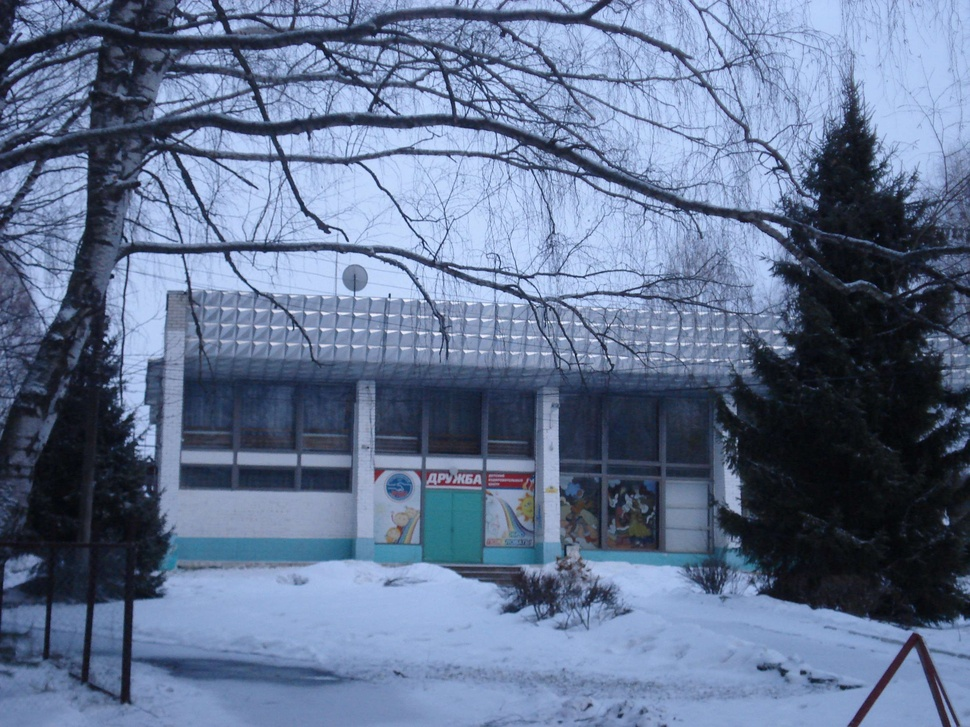
#> input picture 7-8/image.jpg, 970 x 727 px, shrunk from 2816 x 2112 before the run
$ jupyter execute Untitled.ipynb
#> lines starting #> are read from the running program, lines starting #| are printed output that depends on the picture
[cell 1]
import numpy as np
import cv2
from collections import Counter
import struct
import os
import matplotlib.pyplot as plt

image = cv2.imread('image.jpg', cv2.IMREAD_GRAYSCALE)
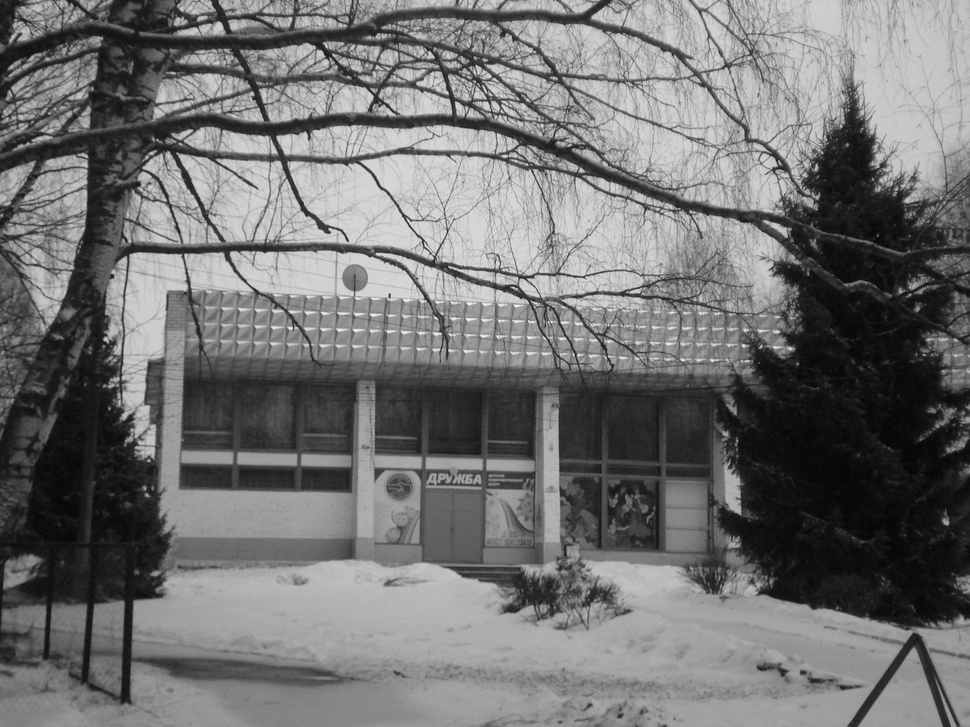
#> image: shape (727, 970); min 3, max 247, mean 113.7
print(f"Размер исходного изображения: {image.shape}")
#| Размер исходного изображения: (727, 970)

height, width = image.shape
#> height = 727; width = 970
if height % 2 != 0:
    image = image[:height-1, :]
#> image: shape (726, 970)
if width % 2 != 0:
    image = image[:, :width-1]

def save_monochrome_binary(image, filename):
#> called with filename = 'original_image.bin'
    height, width = image.shape
#> height = 726; width = 970
    with open(filename, 'wb') as f:
        f.write(struct.pack('II', height, width))
        f.write(image.astype(np.uint8).tobytes())

def load_monochrome_binary(filename):
    with open(filename, 'rb') as f:
        height = struct.unpack('I', f.read(4))[0]
        width = struct.unpack('I', f.read(4))[0]
        data = f.read()
        image = np.frombuffer(data, dtype=np.uint8).reshape(height, width)
    return image

save_monochrome_binary(image, 'original_image.bin')
original_size = os.path.getsize('original_image.bin')
print(f"Размер исходного бинарного файла: {original_size} байт")

def haar_wavelet_transform(image):
    rows, cols = image.shape
#> rows = 726; cols = 970
    image = image.astype(np.float32)

    row_transform = np.zeros_like(image, dtype=np.float32)
    for i in range(rows):
        for j in range(0, cols - 1, 2):
            row_transform[i, j // 2] = (image[i, j] + image[i, j + 1]) / 2
            row_transform[i, (j // 2) + cols // 2] = (image[i, j] - image[i, j + 1]) / 2
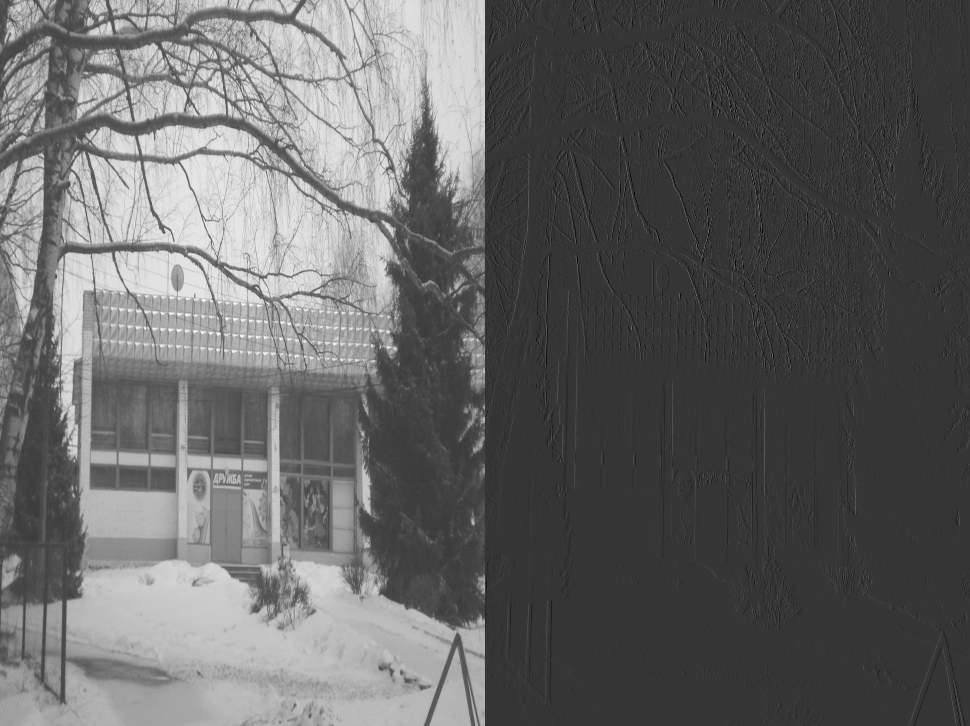
#> row_transform: shape (726, 970) float32; min -65.5, max 244.5, mean 56.8; drawn with min black and max white

    result = np.zeros_like(row_transform, dtype=np.float32)
    for j in range(cols):
        for i in range(0, rows - 1, 2):
            result[i // 2, j] = (row_transform[i, j] + row_transform[i + 1, j]) / 2
            result[(i // 2) + rows // 2, j] = (row_transform[i, j] - row_transform[i + 1, j]) / 2
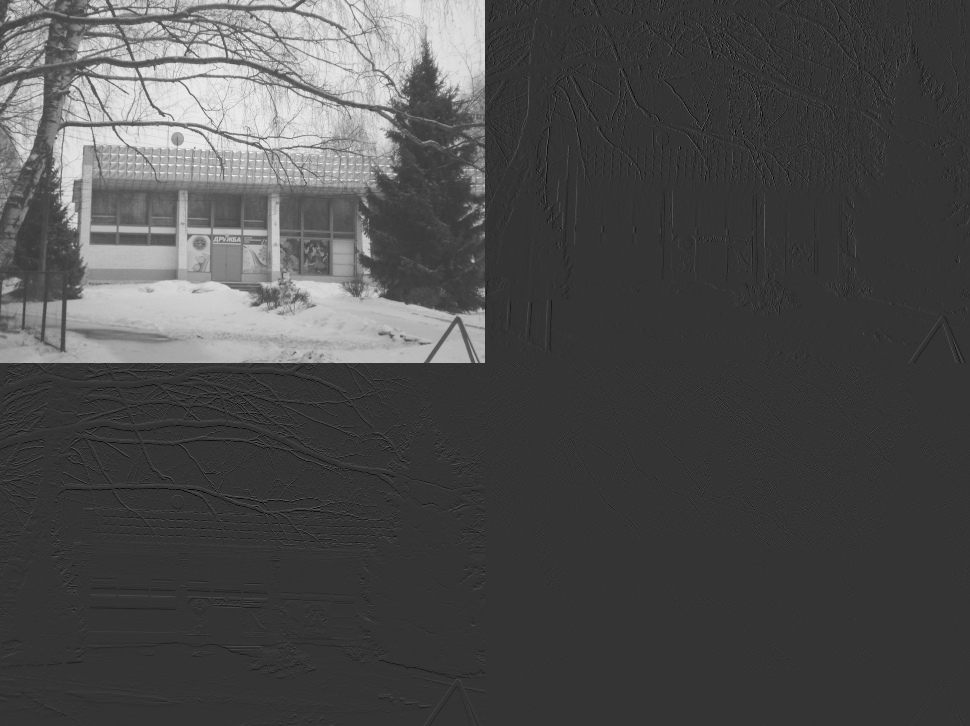
#> result: shape (726, 970) float32; min -62, max 238.8, mean 28.4; drawn with min black and max white

    LL = result[:rows // 2, :cols // 2]
    LH = result[:rows // 2, cols // 2:]
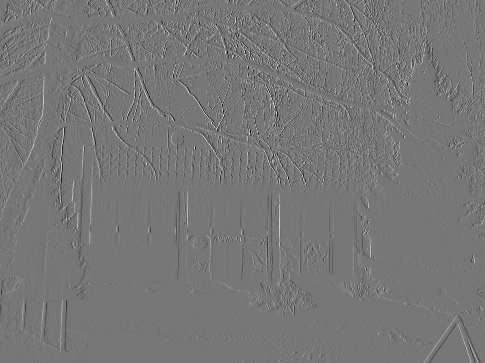
#> LH: shape (363, 485) float32; min -62, max 70.75, mean 0; drawn with min black and max white
    HL = result[rows // 2:, :cols // 2]
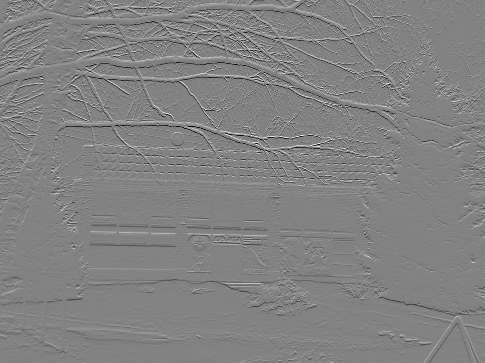
#> HL: shape (363, 485) float32; min -57.25, max 54.5, mean 0; drawn with min black and max white
    HH = result[rows // 2:, cols // 2:]
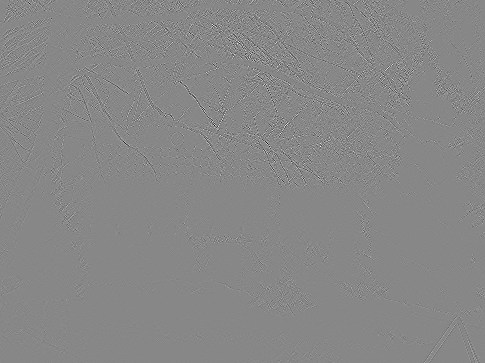
#> HH: shape (363, 485) float32; min -37.25, max 32.75, mean 0; drawn with min black and max white

    return LL, LH, HL, HH

LL, LH, HL, HH = haar_wavelet_transform(image)
print(f"\nРазмеры компонент после преобразования Хаара:")
print(f"LL: {LL.shape}, LH: {LH.shape}, HL: {HL.shape}, HH: {HH.shape}")
#| LL: (363, 485), LH: (363, 485), HL: (363, 485), HH: (363, 485)

def quantize_coefficients(coeffs, levels=4):
#> called with levels = 4
    min_val = np.min(coeffs)
#> min_val = -62
    max_val = np.max(coeffs)
#> max_val = 70.75
    step = (max_val - min_val) / levels
#> step = 33.19
    quantized = np.round((coeffs - min_val) / step).astype(np.int8)
    return quantized, min_val, step

LH_quantized, LH_min, LH_step = quantize_coefficients(LH, 4)
#> LH_min = -62; LH_step = 33.19
HL_quantized, HL_min, HL_step = quantize_coefficients(HL, 4)
#> HL_min = -57.25; HL_step = 27.94
HH_quantized, HH_min, HH_step = quantize_coefficients(HH, 4)
#> HH_min = -37.25; HH_step = 17.5

print(f"\nДиапазоны значений до квантования:")
print(f"LH: [{LH.min():.2f}, {LH.max():.2f}]")
#| LH: [-62.00, 70.75]
print(f"HL: [{HL.min():.2f}, {HL.max():.2f}]")
#| HL: [-57.25, 54.50]
print(f"HH: [{HH.min():.2f}, {HH.max():.2f}]")
#| HH: [-37.25, 32.75]

print(f"\nДиапазоны значений после квантования:")
print(f"LH: [{LH_quantized.min()}, {LH_quantized.max()}]")
#| LH: [0, 4]
print(f"HL: [{HL_quantized.min()}, {HL_quantized.max()}]")
#| HL: [0, 4]
print(f"HH: [{HH_quantized.min()}, {HH_quantized.max()}]")
#| HH: [0, 4]

def run_length_encode(data):
    flattened = data.flatten()
    encoded = []
    for value, count in Counter(flattened).items():
        encoded.append((value, count))
#> this loop made 5 passes
#> (value, count) on passes 1 to 5: (2, 167757), (1, 6224), (3, 2008), (0, 49), (4, 17)
#> after the loop, encoded = [(2, 167757), (1, 6224), (3, 2008), (0, 49), (4, 17)]
    return encoded

LH_rle = run_length_encode(LH_quantized)
#> LH_rle has the same summary as encoded in run_length_encode
HL_rle = run_length_encode(HL_quantized)
#> the loop in run_length_encode (call 2), `for value, count in Counter(flattened).items():` made 5 passes
#> (value, count) on passes 1 to 5: (2, 164999), (3, 6217), (1, 4631), (0, 163), (4, 45)
#> HL_rle = [(2, 164999), (3, 6217), (1, 4631), (0, 163), (4, 45)]
HH_rle = run_length_encode(HH_quantized)
#> HH_rle = [(2, 171128), (3, 3831), (1, 1070), (0, 8), (4, 18)]

def save_haar_compressed(LL, LH_rle, HL_rle, HH_rle, filename):
#> called with filename = 'compressed_haar.bin'
    with open(filename, 'wb') as f:
        h, w = LL.shape
#> h = 363; w = 485
        f.write(struct.pack('II', h, w))
        f.write(LL.astype(np.float16).tobytes())
        for rle_data, comp_name in [(LH_rle, 'LH'), (HL_rle, 'HL'), (HH_rle, 'HH')]:
            f.write(struct.pack('B', len(rle_data)))
            for value, count in rle_data:
                f.write(struct.pack('bI', value, count))
#> this loop made 3 passes
#> (rle_data, comp_name) on passes 1 to 3: ([(2, 167757), (1, 6224), (3, 2008), (0, 49), (4, 17)], 'LH'), ([(2, 164999), (3, 6217), (1, 4631), (0, 163), (4, 45)], 'HL'), ([(2, 171128), (3, 3831), (1, 1070), (0, 8), (4, 18)], 'HH')
        f.write(struct.pack('fff', LH_min, LH_step, 0))

save_haar_compressed(LL, LH_rle, HL_rle, HH_rle, 'compressed_haar.bin')
compressed_size = os.path.getsize('compressed_haar.bin')

compression_ratio = original_size / compressed_size
space_saving = (1 - compressed_size / original_size) * 100

print(f"Исходное изображение (бинарный формат): {original_size} байт")
print(f"После вейвлет-преобразования и RLE: {compressed_size} байт")
print(f"Степень сжатия: {compression_ratio:.2f}")
print(f"Экономия памяти: {space_saving:.2f}%")
print(f"\nСтатистика RLE кодирования:")
print(f"LH: {len(LH_rle)} пар")
#| LH: 5 пар
print(f"HL: {len(HL_rle)} пар")
#| HL: 5 пар
print(f"HH: {len(HH_rle)} пар")
#| HH: 5 пар
print(f"Всего RLE пар: {len(LH_rle) + len(HL_rle) + len(HH_rle)}")
#| Всего RLE пар: 15

plt.figure(figsize=(15, 10))

plt.subplot(2, 3, 1)
plt.imshow(image, cmap='gray')
plt.title('Исходное изображение')
plt.axis('off')

plt.subplot(2, 3, 2)
plt.imshow(LL, cmap='gray')
plt.title('LL - Низкие частоты\n(приближение)')
plt.axis('off')

plt.subplot(2, 3, 3)
plt.imshow(LH, cmap='coolwarm')
plt.title('LH - Вертикальные детали')
plt.axis('off')

plt.subplot(2, 3, 4)
plt.imshow(HL, cmap='coolwarm')
plt.title('HL - Горизонтальные детали')
plt.axis('off')

plt.subplot(2, 3, 5)
plt.imshow(HH, cmap='coolwarm')
plt.title('HH - Диагональные детали')
plt.axis('off')

plt.tight_layout()
plt.show()
